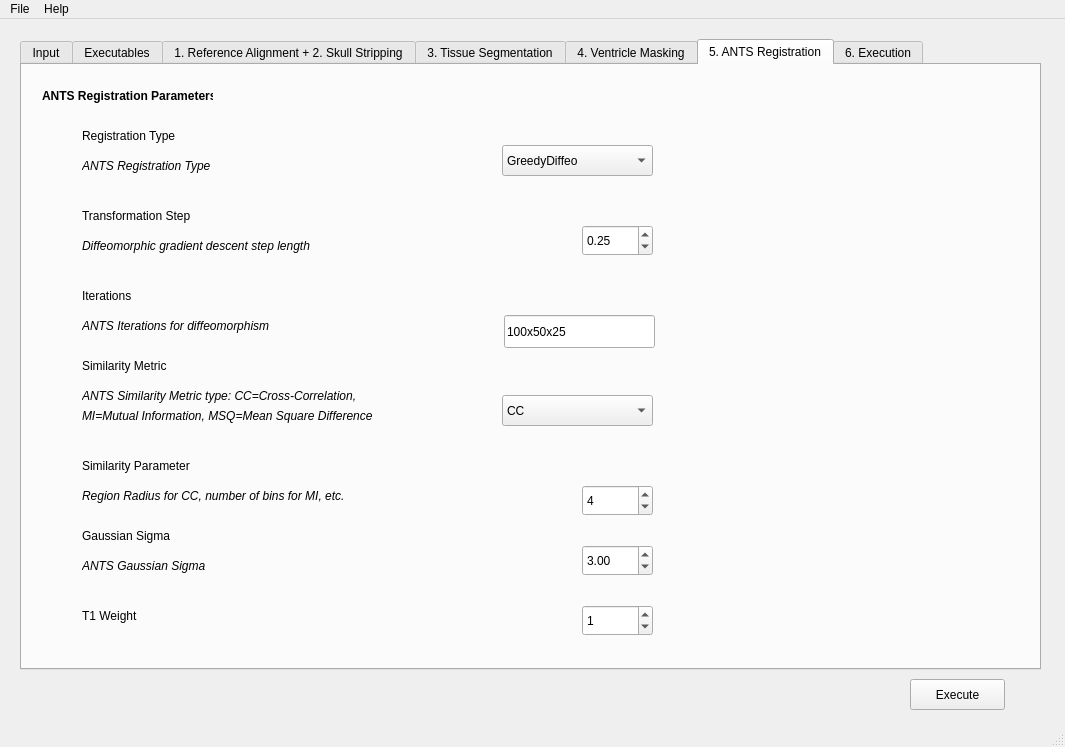
<?xml version="1.0" encoding="UTF-8"?>
<ui version="4.0">
 <class>CSFWindow</class>
 <widget class="QMainWindow" name="CSFWindow">
  <property name="geometry">
   <rect>
    <x>0</x>
    <y>0</y>
    <width>1065</width>
    <height>747</height>
   </rect>
  </property>
  <property name="windowTitle">
   <string>CSFWindow</string>
  </property>
  <widget class="QWidget" name="centralwidget">
   <widget class="QTabWidget" name="tabWidget">
    <property name="geometry">
     <rect>
      <x>20</x>
      <y>20</y>
      <width>1021</width>
      <height>631</height>
     </rect>
    </property>
    <property name="currentIndex">
     <number>5</number>
    </property>
    <widget class="QWidget" name="tab_input">
     <attribute name="title">
      <string>Input</string>
     </attribute>
     <widget class="QPushButton" name="pushButton_T1img">
      <property name="geometry">
       <rect>
        <x>80</x>
        <y>50</y>
        <width>231</width>
        <height>31</height>
       </rect>
      </property>
      <property name="text">
       <string>T1 image</string>
      </property>
     </widget>
     <widget class="QPushButton" name="pushButton_T2img">
      <property name="geometry">
       <rect>
        <x>80</x>
        <y>100</y>
        <width>231</width>
        <height>31</height>
       </rect>
      </property>
      <property name="text">
       <string>T2 image (optional)</string>
      </property>
     </widget>
     <widget class="QPushButton" name="pushButton_BrainMask">
      <property name="geometry">
       <rect>
        <x>80</x>
        <y>150</y>
        <width>231</width>
        <height>31</height>
       </rect>
      </property>
      <property name="text">
       <string>Brain Mask (optional)</string>
      </property>
     </widget>
     <widget class="QPushButton" name="pushButton_VentricleMask">
      <property name="geometry">
       <rect>
        <x>80</x>
        <y>200</y>
        <width>231</width>
        <height>31</height>
       </rect>
      </property>
      <property name="text">
       <string>Ventricle Mask (optional)</string>
      </property>
     </widget>
     <widget class="QPushButton" name="pushButton_TissueSeg">
      <property name="geometry">
       <rect>
        <x>80</x>
        <y>250</y>
        <width>231</width>
        <height>31</height>
       </rect>
      </property>
      <property name="text">
       <string>Tissue Segmentation (optional)</string>
      </property>
     </widget>
     <widget class="QLineEdit" name="lineEdit_T1img">
      <property name="geometry">
       <rect>
        <x>320</x>
        <y>50</y>
        <width>611</width>
        <height>33</height>
       </rect>
      </property>
      <property name="text">
       <string/>
      </property>
     </widget>
     <widget class="QLineEdit" name="lineEdit_T2img">
      <property name="geometry">
       <rect>
        <x>320</x>
        <y>100</y>
        <width>611</width>
        <height>33</height>
       </rect>
      </property>
     </widget>
     <widget class="QLineEdit" name="lineEdit_BrainMask">
      <property name="geometry">
       <rect>
        <x>320</x>
        <y>150</y>
        <width>611</width>
        <height>33</height>
       </rect>
      </property>
     </widget>
     <widget class="QLineEdit" name="lineEdit_VentriclMask">
      <property name="geometry">
       <rect>
        <x>320</x>
        <y>200</y>
        <width>611</width>
        <height>33</height>
       </rect>
      </property>
      <property name="text">
       <string/>
      </property>
     </widget>
     <widget class="QLineEdit" name="lineEdit_TissueSeg">
      <property name="geometry">
       <rect>
        <x>320</x>
        <y>250</y>
        <width>611</width>
        <height>33</height>
       </rect>
      </property>
      <property name="text">
       <string/>
      </property>
     </widget>
     <widget class="QLineEdit" name="lineEdit_OutputDir">
      <property name="geometry">
       <rect>
        <x>320</x>
        <y>370</y>
        <width>611</width>
        <height>33</height>
       </rect>
      </property>
      <property name="text">
       <string/>
      </property>
     </widget>
     <widget class="QLabel" name="label_InputPaths">
      <property name="geometry">
       <rect>
        <x>20</x>
        <y>20</y>
        <width>131</width>
        <height>31</height>
       </rect>
      </property>
      <property name="font">
       <font>
        <weight>75</weight>
        <bold>true</bold>
       </font>
      </property>
      <property name="text">
       <string>Input Paths</string>
      </property>
     </widget>
     <widget class="QLabel" name="label_OutpuDirectory">
      <property name="geometry">
       <rect>
        <x>20</x>
        <y>330</y>
        <width>131</width>
        <height>31</height>
       </rect>
      </property>
      <property name="font">
       <font>
        <weight>75</weight>
        <bold>true</bold>
       </font>
      </property>
      <property name="text">
       <string>Output Directory</string>
      </property>
     </widget>
     <widget class="QPushButton" name="pushButton_OutputDir">
      <property name="geometry">
       <rect>
        <x>80</x>
        <y>370</y>
        <width>231</width>
        <height>31</height>
       </rect>
      </property>
      <property name="text">
       <string>Output Directory</string>
      </property>
     </widget>
     <widget class="QLabel" name="label_AcPcLevel">
      <property name="geometry">
       <rect>
        <x>20</x>
        <y>420</y>
        <width>91</width>
        <height>21</height>
       </rect>
      </property>
      <property name="font">
       <font>
        <weight>75</weight>
        <bold>true</bold>
       </font>
      </property>
      <property name="text">
       <string>AC PC Level</string>
      </property>
     </widget>
     <widget class="QSpinBox" name="spinBox_Index">
      <property name="geometry">
       <rect>
        <x>210</x>
        <y>460</y>
        <width>71</width>
        <height>31</height>
       </rect>
      </property>
      <property name="value">
       <number>37</number>
      </property>
     </widget>
     <widget class="QDoubleSpinBox" name="doubleSpinBox_mm">
      <property name="geometry">
       <rect>
        <x>210</x>
        <y>500</y>
        <width>71</width>
        <height>31</height>
       </rect>
      </property>
      <property name="singleStep">
       <double>0.010000000000000</double>
      </property>
     </widget>
     <widget class="QRadioButton" name="radioButton_Index">
      <property name="geometry">
       <rect>
        <x>70</x>
        <y>460</y>
        <width>131</width>
        <height>26</height>
       </rect>
      </property>
      <property name="text">
       <string>Option 1: Index</string>
      </property>
      <property name="checked">
       <bool>true</bool>
      </property>
     </widget>
     <widget class="QRadioButton" name="radioButton_mm">
      <property name="geometry">
       <rect>
        <x>70</x>
        <y>500</y>
        <width>121</width>
        <height>26</height>
       </rect>
      </property>
      <property name="text">
       <string>Option 2: mm</string>
      </property>
     </widget>
     <widget class="QPushButton" name="CerebellumMask">
      <property name="geometry">
       <rect>
        <x>80</x>
        <y>300</y>
        <width>231</width>
        <height>28</height>
       </rect>
      </property>
      <property name="text">
       <string>Cerebellum Mask (optional)</string>
      </property>
     </widget>
     <widget class="QLineEdit" name="lineEdit_CerebellumMask">
      <property name="geometry">
       <rect>
        <x>320</x>
        <y>300</y>
        <width>611</width>
        <height>32</height>
       </rect>
      </property>
      <property name="text">
       <string/>
      </property>
     </widget>
    </widget>
    <widget class="QWidget" name="tab_executables">
     <attribute name="title">
      <string>Executables</string>
     </attribute>
     <widget class="QPushButton" name="pushButton_ABC">
      <property name="geometry">
       <rect>
        <x>60</x>
        <y>50</y>
        <width>151</width>
        <height>31</height>
       </rect>
      </property>
      <property name="text">
       <string>ABC</string>
      </property>
     </widget>
     <widget class="QPushButton" name="pushButton_ANTS">
      <property name="geometry">
       <rect>
        <x>60</x>
        <y>100</y>
        <width>151</width>
        <height>31</height>
       </rect>
      </property>
      <property name="text">
       <string>ANTS</string>
      </property>
     </widget>
     <widget class="QPushButton" name="pushButton_ITK">
      <property name="geometry">
       <rect>
        <x>60</x>
        <y>300</y>
        <width>151</width>
        <height>31</height>
       </rect>
      </property>
      <property name="text">
       <string>ITK Transform Tools</string>
      </property>
     </widget>
     <widget class="QPushButton" name="pushButton_FSLBET">
      <property name="geometry">
       <rect>
        <x>60</x>
        <y>200</y>
        <width>151</width>
        <height>31</height>
       </rect>
      </property>
      <property name="text">
       <string>FSLBET</string>
      </property>
     </widget>
     <widget class="QPushButton" name="pushButton_N4">
      <property name="geometry">
       <rect>
        <x>60</x>
        <y>350</y>
        <width>151</width>
        <height>31</height>
       </rect>
      </property>
      <property name="text">
       <string>N4</string>
      </property>
     </widget>
     <widget class="QPushButton" name="pushButton_ImageMath">
      <property name="geometry">
       <rect>
        <x>60</x>
        <y>250</y>
        <width>151</width>
        <height>31</height>
       </rect>
      </property>
      <property name="text">
       <string>ImageMath</string>
      </property>
     </widget>
     <widget class="QPushButton" name="pushButton_Python">
      <property name="geometry">
       <rect>
        <x>60</x>
        <y>400</y>
        <width>151</width>
        <height>31</height>
       </rect>
      </property>
      <property name="text">
       <string>Python</string>
      </property>
     </widget>
     <widget class="QLineEdit" name="lineEdit_ABC">
      <property name="geometry">
       <rect>
        <x>220</x>
        <y>50</y>
        <width>631</width>
        <height>33</height>
       </rect>
      </property>
      <property name="text">
       <string/>
      </property>
     </widget>
     <widget class="QLineEdit" name="lineEdit_ANTS">
      <property name="geometry">
       <rect>
        <x>220</x>
        <y>100</y>
        <width>631</width>
        <height>33</height>
       </rect>
      </property>
     </widget>
     <widget class="QLineEdit" name="lineEdit_BRAINSFit">
      <property name="geometry">
       <rect>
        <x>220</x>
        <y>150</y>
        <width>631</width>
        <height>33</height>
       </rect>
      </property>
     </widget>
     <widget class="QLineEdit" name="lineEdit_FSLBET">
      <property name="geometry">
       <rect>
        <x>220</x>
        <y>200</y>
        <width>631</width>
        <height>33</height>
       </rect>
      </property>
     </widget>
     <widget class="QLineEdit" name="lineEdit_ImageMath">
      <property name="geometry">
       <rect>
        <x>220</x>
        <y>250</y>
        <width>631</width>
        <height>33</height>
       </rect>
      </property>
     </widget>
     <widget class="QLineEdit" name="lineEdit_ITK">
      <property name="geometry">
       <rect>
        <x>220</x>
        <y>300</y>
        <width>631</width>
        <height>33</height>
       </rect>
      </property>
     </widget>
     <widget class="QLineEdit" name="lineEdit_N4">
      <property name="geometry">
       <rect>
        <x>220</x>
        <y>350</y>
        <width>631</width>
        <height>33</height>
       </rect>
      </property>
     </widget>
     <widget class="QLabel" name="label_executables">
      <property name="geometry">
       <rect>
        <x>20</x>
        <y>20</y>
        <width>151</width>
        <height>21</height>
       </rect>
      </property>
      <property name="font">
       <font>
        <weight>75</weight>
        <bold>true</bold>
       </font>
      </property>
      <property name="text">
       <string>Executables</string>
      </property>
     </widget>
     <widget class="QPushButton" name="pushButton_BRAINSFit">
      <property name="geometry">
       <rect>
        <x>60</x>
        <y>150</y>
        <width>151</width>
        <height>31</height>
       </rect>
      </property>
      <property name="text">
       <string>BRAINSFit</string>
      </property>
     </widget>
     <widget class="QLineEdit" name="lineEdit_Python">
      <property name="geometry">
       <rect>
        <x>220</x>
        <y>400</y>
        <width>631</width>
        <height>33</height>
       </rect>
      </property>
     </widget>
    </widget>
    <widget class="QWidget" name="tab_RAandSS">
     <attribute name="title">
      <string>1. Reference Alignment + 2. Skull Stripping</string>
     </attribute>
     <widget class="QRadioButton" name="radioButton_rigidRegistration">
      <property name="geometry">
       <rect>
        <x>60</x>
        <y>50</y>
        <width>211</width>
        <height>26</height>
       </rect>
      </property>
      <property name="text">
       <string>Perform rigid registration</string>
      </property>
      <property name="checked">
       <bool>true</bool>
      </property>
     </widget>
     <widget class="QRadioButton" name="radioButton_preAligned">
      <property name="geometry">
       <rect>
        <x>60</x>
        <y>80</y>
        <width>201</width>
        <height>26</height>
       </rect>
      </property>
      <property name="text">
       <string>My data is pre-aligned</string>
      </property>
     </widget>
     <widget class="QCheckBox" name="checkBox_SkullStripping">
      <property name="geometry">
       <rect>
        <x>50</x>
        <y>220</y>
        <width>381</width>
        <height>26</height>
       </rect>
      </property>
      <property name="contextMenuPolicy">
       <enum>Qt::PreventContextMenu</enum>
      </property>
      <property name="text">
       <string>Perform automatic skull-stripping</string>
      </property>
      <property name="checked">
       <bool>true</bool>
      </property>
     </widget>
     <widget class="QLabel" name="label_ReferenceAlignment">
      <property name="geometry">
       <rect>
        <x>20</x>
        <y>20</y>
        <width>171</width>
        <height>21</height>
       </rect>
      </property>
      <property name="font">
       <font>
        <weight>75</weight>
        <bold>true</bold>
       </font>
      </property>
      <property name="text">
       <string>1. Reference Alignment</string>
      </property>
     </widget>
     <widget class="QLabel" name="label_SkullStripping">
      <property name="geometry">
       <rect>
        <x>20</x>
        <y>190</y>
        <width>191</width>
        <height>21</height>
       </rect>
      </property>
      <property name="font">
       <font>
        <weight>75</weight>
        <bold>true</bold>
       </font>
      </property>
      <property name="text">
       <string>2. Skull Stripping</string>
      </property>
     </widget>
     <widget class="QPushButton" name="pushButton_ReferenceAtlasDir">
      <property name="geometry">
       <rect>
        <x>60</x>
        <y>120</y>
        <width>201</width>
        <height>31</height>
       </rect>
      </property>
      <property name="text">
       <string>Reference Atlas Directory</string>
      </property>
     </widget>
     <widget class="QLineEdit" name="lineEdit_ReferenceAtlasDir">
      <property name="geometry">
       <rect>
        <x>280</x>
        <y>120</y>
        <width>661</width>
        <height>33</height>
       </rect>
      </property>
     </widget>
    </widget>
    <widget class="QWidget" name="tab_TissueSeg">
     <attribute name="title">
      <string>3. Tissue Segmentation</string>
     </attribute>
     <widget class="QLabel" name="label_CSFLabel">
      <property name="geometry">
       <rect>
        <x>270</x>
        <y>100</y>
        <width>71</width>
        <height>31</height>
       </rect>
      </property>
      <property name="text">
       <string>CSF-Label</string>
      </property>
     </widget>
     <widget class="QSpinBox" name="spinBox_CSFLabel">
      <property name="geometry">
       <rect>
        <x>360</x>
        <y>100</y>
        <width>52</width>
        <height>31</height>
       </rect>
      </property>
      <property name="value">
       <number>3</number>
      </property>
     </widget>
     <widget class="QCheckBox" name="checkBox_TissueSeg">
      <property name="geometry">
       <rect>
        <x>30</x>
        <y>30</y>
        <width>241</width>
        <height>26</height>
       </rect>
      </property>
      <property name="text">
       <string>Perform tissue segmentation</string>
      </property>
      <property name="checked">
       <bool>true</bool>
      </property>
     </widget>
     <widget class="QLabel" name="label_TissueSeg">
      <property name="geometry">
       <rect>
        <x>30</x>
        <y>70</y>
        <width>271</width>
        <height>21</height>
       </rect>
      </property>
      <property name="font">
       <font>
        <weight>75</weight>
        <bold>true</bold>
       </font>
      </property>
      <property name="text">
       <string>&lt;html&gt;&lt;head/&gt;&lt;body&gt;&lt;p&gt;Tissue Segmentation Parameters&lt;/p&gt;&lt;/body&gt;&lt;/html&gt;</string>
      </property>
     </widget>
     <widget class="QLineEdit" name="lineEdit_TissueSegAtlas">
      <property name="geometry">
       <rect>
        <x>360</x>
        <y>150</y>
        <width>601</width>
        <height>33</height>
       </rect>
      </property>
     </widget>
     <widget class="QPushButton" name="pushButton_TissueSegAtlas">
      <property name="geometry">
       <rect>
        <x>80</x>
        <y>150</y>
        <width>261</width>
        <height>31</height>
       </rect>
      </property>
      <property name="text">
       <string>Tissue Segmentation Atlas Directory</string>
      </property>
     </widget>
    </widget>
    <widget class="QWidget" name="tab_VentricleMasking">
     <attribute name="title">
      <string>4. Ventricle Masking</string>
     </attribute>
     <widget class="QLabel" name="label_VerticleMasking">
      <property name="geometry">
       <rect>
        <x>30</x>
        <y>60</y>
        <width>211</width>
        <height>31</height>
       </rect>
      </property>
      <property name="font">
       <font>
        <weight>75</weight>
        <bold>true</bold>
       </font>
      </property>
      <property name="text">
       <string>Ventricle Masking Parameters</string>
      </property>
     </widget>
     <widget class="QLabel" name="label_ROIAtalsT1">
      <property name="geometry">
       <rect>
        <x>170</x>
        <y>90</y>
        <width>81</width>
        <height>31</height>
       </rect>
      </property>
      <property name="text">
       <string>ROI Atlas T1</string>
      </property>
     </widget>
     <widget class="QLabel" name="label_ROIAtalsLabel">
      <property name="geometry">
       <rect>
        <x>150</x>
        <y>140</y>
        <width>111</width>
        <height>31</height>
       </rect>
      </property>
      <property name="text">
       <string>ROI Atlas Label</string>
      </property>
     </widget>
     <widget class="QSpinBox" name="spinBox_LeftVentricleLabel">
      <property name="geometry">
       <rect>
        <x>270</x>
        <y>190</y>
        <width>61</width>
        <height>31</height>
       </rect>
      </property>
      <property name="value">
       <number>45</number>
      </property>
     </widget>
     <widget class="QSpinBox" name="spinBox_RightVentricleLabel">
      <property name="geometry">
       <rect>
        <x>270</x>
        <y>240</y>
        <width>61</width>
        <height>31</height>
       </rect>
      </property>
      <property name="value">
       <number>46</number>
      </property>
     </widget>
     <widget class="QLabel" name="label_LeftVentricleLabel">
      <property name="geometry">
       <rect>
        <x>130</x>
        <y>190</y>
        <width>131</width>
        <height>31</height>
       </rect>
      </property>
      <property name="text">
       <string>Left Ventricle Label</string>
      </property>
     </widget>
     <widget class="QLabel" name="label_RightVentricleLabel">
      <property name="geometry">
       <rect>
        <x>120</x>
        <y>240</y>
        <width>141</width>
        <height>31</height>
       </rect>
      </property>
      <property name="text">
       <string>Right Ventricle Label</string>
      </property>
     </widget>
     <widget class="QLineEdit" name="lineEdit_ROIAtalsT1">
      <property name="geometry">
       <rect>
        <x>270</x>
        <y>90</y>
        <width>631</width>
        <height>33</height>
       </rect>
      </property>
     </widget>
     <widget class="QLineEdit" name="lineEdit_ROIAtalsLabel">
      <property name="geometry">
       <rect>
        <x>270</x>
        <y>140</y>
        <width>631</width>
        <height>33</height>
       </rect>
      </property>
     </widget>
     <widget class="QCheckBox" name="checkBox_VerticleMasking">
      <property name="geometry">
       <rect>
        <x>20</x>
        <y>30</y>
        <width>371</width>
        <height>26</height>
       </rect>
      </property>
      <property name="text">
       <string>Perform ventircle masking</string>
      </property>
      <property name="checked">
       <bool>true</bool>
      </property>
     </widget>
    </widget>
    <widget class="QWidget" name="tab_ANTSregistration">
     <attribute name="title">
      <string>5. ANTS Registration</string>
     </attribute>
     <widget class="QLabel" name="label_ANTSregistration">
      <property name="geometry">
       <rect>
        <x>20</x>
        <y>20</y>
        <width>171</width>
        <height>21</height>
       </rect>
      </property>
      <property name="font">
       <font>
        <weight>75</weight>
        <bold>true</bold>
       </font>
      </property>
      <property name="text">
       <string>ANTS Registration Parameters</string>
      </property>
     </widget>
     <widget class="QLabel" name="label_RegType1">
      <property name="geometry">
       <rect>
        <x>60</x>
        <y>60</y>
        <width>151</width>
        <height>21</height>
       </rect>
      </property>
      <property name="text">
       <string>Registration Type</string>
      </property>
     </widget>
     <widget class="QLabel" name="label_RegType2">
      <property name="geometry">
       <rect>
        <x>60</x>
        <y>90</y>
        <width>171</width>
        <height>21</height>
       </rect>
      </property>
      <property name="font">
       <font>
        <italic>true</italic>
       </font>
      </property>
      <property name="text">
       <string>ANTS Registration Type</string>
      </property>
     </widget>
     <widget class="QLabel" name="label_TransformationStep1">
      <property name="geometry">
       <rect>
        <x>60</x>
        <y>140</y>
        <width>141</width>
        <height>21</height>
       </rect>
      </property>
      <property name="text">
       <string>Transformation Step</string>
      </property>
     </widget>
     <widget class="QLabel" name="label_TransformationStep2">
      <property name="geometry">
       <rect>
        <x>60</x>
        <y>170</y>
        <width>291</width>
        <height>21</height>
       </rect>
      </property>
      <property name="font">
       <font>
        <italic>true</italic>
       </font>
      </property>
      <property name="text">
       <string>Diffeomorphic gradient descent step length</string>
      </property>
     </widget>
     <widget class="QLabel" name="label_Iterations1">
      <property name="geometry">
       <rect>
        <x>60</x>
        <y>220</y>
        <width>66</width>
        <height>21</height>
       </rect>
      </property>
      <property name="text">
       <string>Iterations</string>
      </property>
     </widget>
     <widget class="QLabel" name="label_Iterations2">
      <property name="geometry">
       <rect>
        <x>60</x>
        <y>250</y>
        <width>241</width>
        <height>21</height>
       </rect>
      </property>
      <property name="font">
       <font>
        <italic>true</italic>
       </font>
      </property>
      <property name="text">
       <string>ANTS Iterations for diffeomorphism</string>
      </property>
     </widget>
     <widget class="QLabel" name="label_Metric1">
      <property name="geometry">
       <rect>
        <x>60</x>
        <y>290</y>
        <width>111</width>
        <height>21</height>
       </rect>
      </property>
      <property name="text">
       <string>Similarity Metric</string>
      </property>
     </widget>
     <widget class="QLabel" name="label_Metric2">
      <property name="geometry">
       <rect>
        <x>60</x>
        <y>320</y>
        <width>431</width>
        <height>21</height>
       </rect>
      </property>
      <property name="font">
       <font>
        <italic>true</italic>
       </font>
      </property>
      <property name="text">
       <string>ANTS Similarity Metric type: CC=Cross-Correlation,</string>
      </property>
     </widget>
     <widget class="QLabel" name="label_Metric3">
      <property name="geometry">
       <rect>
        <x>60</x>
        <y>340</y>
        <width>371</width>
        <height>21</height>
       </rect>
      </property>
      <property name="font">
       <font>
        <italic>true</italic>
       </font>
      </property>
      <property name="text">
       <string>MI=Mutual Information, MSQ=Mean Square Difference</string>
      </property>
     </widget>
     <widget class="QLabel" name="label_SimilarityParameter1">
      <property name="geometry">
       <rect>
        <x>60</x>
        <y>390</y>
        <width>311</width>
        <height>21</height>
       </rect>
      </property>
      <property name="text">
       <string>Similarity Parameter</string>
      </property>
      <property name="buddy">
       <cstring>label_SimilarityParameter1</cstring>
      </property>
     </widget>
     <widget class="QLabel" name="label_SimilarityParameter2">
      <property name="geometry">
       <rect>
        <x>60</x>
        <y>420</y>
        <width>421</width>
        <height>21</height>
       </rect>
      </property>
      <property name="font">
       <font>
        <italic>true</italic>
       </font>
      </property>
      <property name="text">
       <string>Region Radius for CC, number of bins for MI, etc.</string>
      </property>
     </widget>
     <widget class="QLabel" name="label_GaussianSigma1">
      <property name="geometry">
       <rect>
        <x>60</x>
        <y>460</y>
        <width>161</width>
        <height>21</height>
       </rect>
      </property>
      <property name="text">
       <string>Gaussian Sigma</string>
      </property>
     </widget>
     <widget class="QLabel" name="label_GaussianSigma2">
      <property name="geometry">
       <rect>
        <x>60</x>
        <y>490</y>
        <width>231</width>
        <height>21</height>
       </rect>
      </property>
      <property name="font">
       <font>
        <italic>true</italic>
       </font>
      </property>
      <property name="text">
       <string>ANTS Gaussian Sigma</string>
      </property>
     </widget>
     <widget class="QLabel" name="label_T1Weight">
      <property name="geometry">
       <rect>
        <x>60</x>
        <y>540</y>
        <width>81</width>
        <height>21</height>
       </rect>
      </property>
      <property name="text">
       <string>T1 Weight</string>
      </property>
     </widget>
     <widget class="QComboBox" name="comboBox_RegType">
      <property name="geometry">
       <rect>
        <x>480</x>
        <y>80</y>
        <width>151</width>
        <height>31</height>
       </rect>
      </property>
      <item>
       <property name="text">
        <string>GreedyDiffeo</string>
       </property>
      </item>
      <item>
       <property name="text">
        <string>Rigid</string>
       </property>
      </item>
      <item>
       <property name="text">
        <string>Affine</string>
       </property>
      </item>
      <item>
       <property name="text">
        <string>SpatioTempDiffeo</string>
       </property>
      </item>
     </widget>
     <widget class="QSpinBox" name="spinBox_SimilarityParameter">
      <property name="geometry">
       <rect>
        <x>560</x>
        <y>420</y>
        <width>71</width>
        <height>31</height>
       </rect>
      </property>
      <property name="value">
       <number>4</number>
      </property>
     </widget>
     <widget class="QSpinBox" name="spinBox_T1Weight">
      <property name="geometry">
       <rect>
        <x>560</x>
        <y>540</y>
        <width>71</width>
        <height>31</height>
       </rect>
      </property>
      <property name="value">
       <number>1</number>
      </property>
     </widget>
     <widget class="QDoubleSpinBox" name="doubleSpinBox_GaussianSigma">
      <property name="geometry">
       <rect>
        <x>560</x>
        <y>480</y>
        <width>71</width>
        <height>31</height>
       </rect>
      </property>
      <property name="singleStep">
       <double>0.010000000000000</double>
      </property>
      <property name="value">
       <double>3.000000000000000</double>
      </property>
     </widget>
     <widget class="QDoubleSpinBox" name="doubleSpinBox_TransformationStep">
      <property name="geometry">
       <rect>
        <x>560</x>
        <y>160</y>
        <width>71</width>
        <height>31</height>
       </rect>
      </property>
      <property name="singleStep">
       <double>0.010000000000000</double>
      </property>
      <property name="value">
       <double>0.250000000000000</double>
      </property>
     </widget>
     <widget class="QLineEdit" name="lineEdit_Iterations">
      <property name="geometry">
       <rect>
        <x>482</x>
        <y>250</y>
        <width>151</width>
        <height>33</height>
       </rect>
      </property>
      <property name="text">
       <string>100x50x25</string>
      </property>
     </widget>
     <widget class="QComboBox" name="comboBox_Metric">
      <property name="geometry">
       <rect>
        <x>480</x>
        <y>330</y>
        <width>151</width>
        <height>31</height>
       </rect>
      </property>
      <item>
       <property name="text">
        <string>CC</string>
       </property>
      </item>
      <item>
       <property name="text">
        <string>MI</string>
       </property>
      </item>
      <item>
       <property name="text">
        <string>MSQ</string>
       </property>
      </item>
     </widget>
    </widget>
    <widget class="QWidget" name="tab_Execution">
     <attribute name="title">
      <string>6. Execution</string>
     </attribute>
     <widget class="QGraphicsView" name="graphicsView">
      <property name="geometry">
       <rect>
        <x>40</x>
        <y>30</y>
        <width>741</width>
        <height>521</height>
       </rect>
      </property>
     </widget>
    </widget>
   </widget>
   <widget class="QPushButton" name="pushButton_execute">
    <property name="geometry">
     <rect>
      <x>910</x>
      <y>660</y>
      <width>95</width>
      <height>31</height>
     </rect>
    </property>
    <property name="text">
     <string>Execute</string>
    </property>
   </widget>
  </widget>
  <widget class="QMenuBar" name="menubar">
   <property name="geometry">
    <rect>
     <x>0</x>
     <y>0</y>
     <width>1065</width>
     <height>28</height>
    </rect>
   </property>
   <widget class="QMenu" name="menu">
    <property name="title">
     <string>File</string>
    </property>
    <addaction name="action_LoadData"/>
    <addaction name="action_SaveData"/>
    <addaction name="separator"/>
    <addaction name="action_LoadParameter"/>
    <addaction name="action_SaveParameter"/>
    <addaction name="separator"/>
    <addaction name="action_LoadSoftware"/>
    <addaction name="action_SaveSoftware"/>
    <addaction name="separator"/>
    <addaction name="action_Quit"/>
   </widget>
   <widget class="QMenu" name="menuHelp">
    <property name="title">
     <string>Help</string>
    </property>
    <addaction name="actionAbout"/>
   </widget>
   <addaction name="menu"/>
   <addaction name="menuHelp"/>
  </widget>
  <widget class="QStatusBar" name="statusbar"/>
  <action name="action_LoadData">
   <property name="text">
    <string>Load  Data Configuration</string>
   </property>
  </action>
  <action name="action_SaveData">
   <property name="text">
    <string>Save  Data Configuration</string>
   </property>
  </action>
  <action name="action_LoadParameter">
   <property name="text">
    <string>Load  Parameter Configuration</string>
   </property>
  </action>
  <action name="action_SaveParameter">
   <property name="text">
    <string>Save Parameter Configuration</string>
   </property>
  </action>
  <action name="action_LoadSoftware">
   <property name="text">
    <string>Load  Software Configuration</string>
   </property>
  </action>
  <action name="action_SaveSoftware">
   <property name="text">
    <string>Save  Software Configuration</string>
   </property>
  </action>
  <action name="actionAbout">
   <property name="text">
    <string>About</string>
   </property>
  </action>
  <action name="action_Quit">
   <property name="text">
    <string>Quit</string>
   </property>
  </action>
 </widget>
 <resources/>
 <connections/>
</ui>
